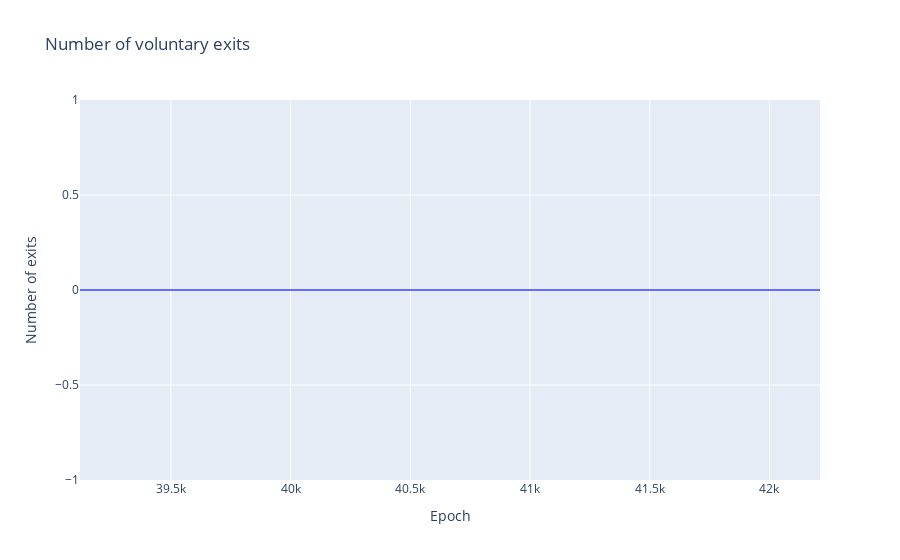

Notebook source saved alongside this figure:
### Markdown cell above
## Exit counts

### Code cell
px.line(x=df5['epoch'], y=df5['exit_count'], labels = {"x": "Epoch", "y": "Number of exits"}, title = "Number of voluntary exits")

### Figure 1 — Plotly figure (JSON) as saved in the notebook; plotly's stock layout.template omitted (floating-point values rounded to 4 significant figures; data arrays with more than 128 entries replaced by an {"elided": "..."} marker saying what was removed)
{"data": [{"hovertemplate": "Epoch=%{x}<br>Number of exits=%{y}<extra></extra>", "legendgroup": "", "line": {"color": "#636efa", "dash": "solid"}, "mode": "lines", "name": "", "showlegend": false, "type": "scattergl", "x": {"elided": "3091 int values"}, "xaxis": "x", "y": {"elided": "3091 int values"}, "yaxis": "y"}], "layout": {"autosize": true, "legend": {"tracegroupgap": 0}, "title": {"text": "Number of voluntary exits"}, "xaxis": {"anchor": "y", "autorange": true, "domain": [0, 1], "range": [39121, 42211], "title": {"text": "Epoch"}, "type": "linear"}, "yaxis": {"anchor": "x", "autorange": true, "domain": [0, 1], "range": [-1, 1], "title": {"text": "Number of exits"}, "type": "linear"}}}
